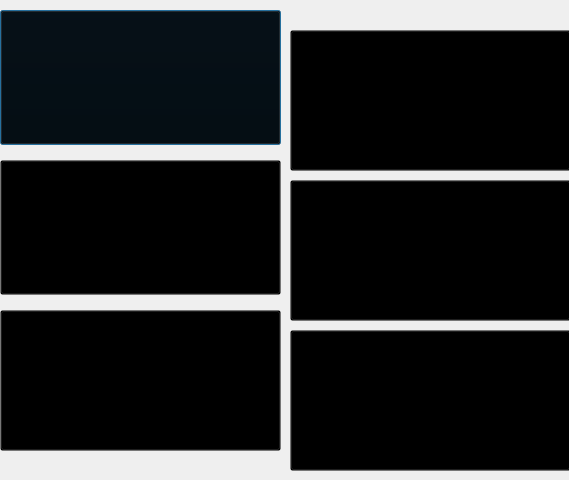
<?xml version="1.0" encoding="UTF-8"?>
<ui version="4.0">
 <class>cambio</class>
 <widget class="QDialog" name="cambio">
  <property name="geometry">
   <rect>
    <x>0</x>
    <y>0</y>
    <width>569</width>
    <height>480</height>
   </rect>
  </property>
  <property name="windowTitle">
   <string>Dialog</string>
  </property>
  <widget class="QLabel" name="fondo">
   <property name="geometry">
    <rect>
     <x>0</x>
     <y>0</y>
     <width>571</width>
     <height>501</height>
    </rect>
   </property>
   <property name="styleSheet">
    <string notr="true">border-image: url(:/files/fondos/fondocambiopok.png);</string>
   </property>
   <property name="text">
    <string/>
   </property>
  </widget>
  <widget class="QLabel" name="pok3">
   <property name="geometry">
    <rect>
     <x>-10</x>
     <y>150</y>
     <width>301</width>
     <height>155</height>
    </rect>
   </property>
   <property name="styleSheet">
    <string notr="true">border-image: url(:/files/combate/poknoselec.png);
background: transparent;</string>
   </property>
   <property name="text">
    <string/>
   </property>
  </widget>
  <widget class="QLabel" name="pok2">
   <property name="geometry">
    <rect>
     <x>280</x>
     <y>17</y>
     <width>301</width>
     <height>161</height>
    </rect>
   </property>
   <property name="styleSheet">
    <string notr="true">border-image: url(:/files/combate/poknoselec.png);
background: transparent;</string>
   </property>
   <property name="text">
    <string/>
   </property>
  </widget>
  <widget class="QLabel" name="pok1">
   <property name="geometry">
    <rect>
     <x>-10</x>
     <y>-5</y>
     <width>301</width>
     <height>161</height>
    </rect>
   </property>
   <property name="styleSheet">
    <string notr="true">background: transparent;
border-image: url(:/files/combate/poknoselec.png);
</string>
   </property>
   <property name="text">
    <string/>
   </property>
  </widget>
  <widget class="QLabel" name="min1">
   <property name="geometry">
    <rect>
     <x>40</x>
     <y>55</y>
     <width>60</width>
     <height>53</height>
    </rect>
   </property>
   <property name="styleSheet">
    <string notr="true">background: transparent;

border-image: url(:/files/pokemon/charizard.png);</string>
   </property>
   <property name="text">
    <string/>
   </property>
  </widget>
  <widget class="QLabel" name="min2">
   <property name="geometry">
    <rect>
     <x>330</x>
     <y>75</y>
     <width>60</width>
     <height>53</height>
    </rect>
   </property>
   <property name="styleSheet">
    <string notr="true">background: transparent;

border-image: url(:/files/combate/vs.png);</string>
   </property>
   <property name="text">
    <string/>
   </property>
  </widget>
  <widget class="QLabel" name="min3">
   <property name="geometry">
    <rect>
     <x>40</x>
     <y>205</y>
     <width>60</width>
     <height>53</height>
    </rect>
   </property>
   <property name="styleSheet">
    <string notr="true">background: transparent;

border-image: url(:/files/combate/vs.png);</string>
   </property>
   <property name="text">
    <string/>
   </property>
  </widget>
  <widget class="QLabel" name="est1">
   <property name="geometry">
    <rect>
     <x>200</x>
     <y>30</y>
     <width>71</width>
     <height>31</height>
    </rect>
   </property>
   <property name="styleSheet">
    <string notr="true">background: transparent;

border-image: url(:/files/estados/CONGELADO.png);</string>
   </property>
   <property name="text">
    <string/>
   </property>
  </widget>
  <widget class="QLabel" name="est2">
   <property name="geometry">
    <rect>
     <x>490</x>
     <y>50</y>
     <width>71</width>
     <height>31</height>
    </rect>
   </property>
   <property name="styleSheet">
    <string notr="true">background: transparent;


border-image: url(:/files/estados/CONGELADO.png);</string>
   </property>
   <property name="text">
    <string/>
   </property>
  </widget>
  <widget class="QLabel" name="est3">
   <property name="geometry">
    <rect>
     <x>200</x>
     <y>180</y>
     <width>71</width>
     <height>31</height>
    </rect>
   </property>
   <property name="styleSheet">
    <string notr="true">background: transparent;


border-image: url(:/files/estados/CONGELADO.png);</string>
   </property>
   <property name="text">
    <string/>
   </property>
  </widget>
  <widget class="QLabel" name="v1">
   <property name="geometry">
    <rect>
     <x>211</x>
     <y>100</y>
     <width>51</width>
     <height>31</height>
    </rect>
   </property>
   <property name="font">
    <font>
     <family>Pokemon Pinball RS</family>
     <pointsize>12</pointsize>
    </font>
   </property>
   <property name="styleSheet">
    <string notr="true">background: transparent;</string>
   </property>
   <property name="text">
    <string>200</string>
   </property>
  </widget>
  <widget class="QLabel" name="v11">
   <property name="geometry">
    <rect>
     <x>129</x>
     <y>100</y>
     <width>51</width>
     <height>31</height>
    </rect>
   </property>
   <property name="font">
    <font>
     <family>Pokemon Pinball RS</family>
     <pointsize>12</pointsize>
    </font>
   </property>
   <property name="styleSheet">
    <string notr="true">background: transparent;</string>
   </property>
   <property name="text">
    <string>3</string>
   </property>
  </widget>
  <widget class="QLabel" name="v2">
   <property name="geometry">
    <rect>
     <x>498</x>
     <y>121</y>
     <width>51</width>
     <height>31</height>
    </rect>
   </property>
   <property name="font">
    <font>
     <family>Pokemon Pinball RS</family>
     <pointsize>12</pointsize>
    </font>
   </property>
   <property name="styleSheet">
    <string notr="true">background: transparent;</string>
   </property>
   <property name="text">
    <string>200</string>
   </property>
  </widget>
  <widget class="QLabel" name="v22">
   <property name="geometry">
    <rect>
     <x>421</x>
     <y>121</y>
     <width>51</width>
     <height>31</height>
    </rect>
   </property>
   <property name="font">
    <font>
     <family>Pokemon Pinball RS</family>
     <pointsize>12</pointsize>
    </font>
   </property>
   <property name="styleSheet">
    <string notr="true">background: transparent;</string>
   </property>
   <property name="text">
    <string>3</string>
   </property>
  </widget>
  <widget class="QLabel" name="v3">
   <property name="geometry">
    <rect>
     <x>210</x>
     <y>250</y>
     <width>51</width>
     <height>31</height>
    </rect>
   </property>
   <property name="font">
    <font>
     <family>Pokemon Pinball RS</family>
     <pointsize>12</pointsize>
    </font>
   </property>
   <property name="styleSheet">
    <string notr="true">background: transparent;</string>
   </property>
   <property name="text">
    <string>200</string>
   </property>
  </widget>
  <widget class="QLabel" name="v33">
   <property name="geometry">
    <rect>
     <x>129</x>
     <y>250</y>
     <width>51</width>
     <height>31</height>
    </rect>
   </property>
   <property name="font">
    <font>
     <family>Pokemon Pinball RS</family>
     <pointsize>12</pointsize>
    </font>
   </property>
   <property name="styleSheet">
    <string notr="true">background: transparent;</string>
   </property>
   <property name="text">
    <string>3</string>
   </property>
  </widget>
  <widget class="QLabel" name="pok4">
   <property name="geometry">
    <rect>
     <x>280</x>
     <y>170</y>
     <width>301</width>
     <height>161</height>
    </rect>
   </property>
   <property name="styleSheet">
    <string notr="true">border-image: url(:/files/combate/poknoselec.png);
background: transparent;</string>
   </property>
   <property name="text">
    <string/>
   </property>
  </widget>
  <widget class="QLabel" name="n1">
   <property name="geometry">
    <rect>
     <x>52</x>
     <y>101</y>
     <width>31</width>
     <height>31</height>
    </rect>
   </property>
   <property name="font">
    <font>
     <family>Pokemon Pinball RS</family>
     <pointsize>12</pointsize>
    </font>
   </property>
   <property name="styleSheet">
    <string notr="true">background: transparent;</string>
   </property>
   <property name="text">
    <string>80</string>
   </property>
  </widget>
  <widget class="QLabel" name="n2">
   <property name="geometry">
    <rect>
     <x>343</x>
     <y>123</y>
     <width>31</width>
     <height>31</height>
    </rect>
   </property>
   <property name="font">
    <font>
     <family>Pokemon Pinball RS</family>
     <pointsize>12</pointsize>
    </font>
   </property>
   <property name="styleSheet">
    <string notr="true">background: transparent;</string>
   </property>
   <property name="text">
    <string>80</string>
   </property>
  </widget>
  <widget class="QLabel" name="n3">
   <property name="geometry">
    <rect>
     <x>52</x>
     <y>251</y>
     <width>31</width>
     <height>31</height>
    </rect>
   </property>
   <property name="font">
    <font>
     <family>Pokemon Pinball RS</family>
     <pointsize>12</pointsize>
    </font>
   </property>
   <property name="styleSheet">
    <string notr="true">background: transparent;</string>
   </property>
   <property name="text">
    <string>80</string>
   </property>
  </widget>
  <widget class="QLabel" name="n4">
   <property name="geometry">
    <rect>
     <x>343</x>
     <y>276</y>
     <width>31</width>
     <height>31</height>
    </rect>
   </property>
   <property name="font">
    <font>
     <family>Pokemon Pinball RS</family>
     <pointsize>12</pointsize>
    </font>
   </property>
   <property name="styleSheet">
    <string notr="true">background: transparent;</string>
   </property>
   <property name="text">
    <string>80</string>
   </property>
  </widget>
  <widget class="QLabel" name="est4">
   <property name="geometry">
    <rect>
     <x>490</x>
     <y>200</y>
     <width>71</width>
     <height>31</height>
    </rect>
   </property>
   <property name="styleSheet">
    <string notr="true">background: transparent;


border-image: url(:/files/estados/CONGELADO.png);</string>
   </property>
   <property name="text">
    <string/>
   </property>
  </widget>
  <widget class="QLabel" name="v44">
   <property name="geometry">
    <rect>
     <x>421</x>
     <y>275</y>
     <width>51</width>
     <height>31</height>
    </rect>
   </property>
   <property name="font">
    <font>
     <family>Pokemon Pinball RS</family>
     <pointsize>12</pointsize>
    </font>
   </property>
   <property name="styleSheet">
    <string notr="true">background: transparent;</string>
   </property>
   <property name="text">
    <string>3</string>
   </property>
  </widget>
  <widget class="QLabel" name="vida4">
   <property name="geometry">
    <rect>
     <x>425</x>
     <y>240</y>
     <width>115</width>
     <height>31</height>
    </rect>
   </property>
   <property name="styleSheet">
    <string notr="true">background: transparent;
border-image: url(:/files/combate/verde.png);</string>
   </property>
   <property name="text">
    <string/>
   </property>
  </widget>
  <widget class="QLabel" name="min4">
   <property name="geometry">
    <rect>
     <x>330</x>
     <y>225</y>
     <width>60</width>
     <height>53</height>
    </rect>
   </property>
   <property name="styleSheet">
    <string notr="true">background: transparent;

border-image: url(:/files/combate/vs.png);</string>
   </property>
   <property name="text">
    <string/>
   </property>
  </widget>
  <widget class="QLabel" name="pok5">
   <property name="geometry">
    <rect>
     <x>-10</x>
     <y>300</y>
     <width>301</width>
     <height>161</height>
    </rect>
   </property>
   <property name="styleSheet">
    <string notr="true">border-image: url(:/files/combate/poknoselec.png);
background: transparent;</string>
   </property>
   <property name="text">
    <string/>
   </property>
  </widget>
  <widget class="QLabel" name="pok6">
   <property name="geometry">
    <rect>
     <x>280</x>
     <y>320</y>
     <width>301</width>
     <height>161</height>
    </rect>
   </property>
   <property name="styleSheet">
    <string notr="true">border-image: url(:/files/combate/poknoselec.png);
background: transparent;</string>
   </property>
   <property name="text">
    <string/>
   </property>
  </widget>
  <widget class="QLabel" name="min5">
   <property name="geometry">
    <rect>
     <x>40</x>
     <y>355</y>
     <width>60</width>
     <height>53</height>
    </rect>
   </property>
   <property name="styleSheet">
    <string notr="true">background: transparent;

border-image: url(:/files/combate/vs.png);</string>
   </property>
   <property name="text">
    <string/>
   </property>
  </widget>
  <widget class="QLabel" name="min6">
   <property name="geometry">
    <rect>
     <x>330</x>
     <y>375</y>
     <width>60</width>
     <height>53</height>
    </rect>
   </property>
   <property name="styleSheet">
    <string notr="true">background: transparent;

border-image: url(:/files/combate/vs.png);</string>
   </property>
   <property name="text">
    <string/>
   </property>
  </widget>
  <widget class="QLabel" name="v4">
   <property name="geometry">
    <rect>
     <x>498</x>
     <y>275</y>
     <width>51</width>
     <height>31</height>
    </rect>
   </property>
   <property name="font">
    <font>
     <family>Pokemon Pinball RS</family>
     <pointsize>12</pointsize>
    </font>
   </property>
   <property name="styleSheet">
    <string notr="true">background: transparent;</string>
   </property>
   <property name="text">
    <string>200</string>
   </property>
  </widget>
  <widget class="QLabel" name="v6">
   <property name="geometry">
    <rect>
     <x>498</x>
     <y>424</y>
     <width>51</width>
     <height>31</height>
    </rect>
   </property>
   <property name="font">
    <font>
     <family>Pokemon Pinball RS</family>
     <pointsize>12</pointsize>
    </font>
   </property>
   <property name="styleSheet">
    <string notr="true">background: transparent;</string>
   </property>
   <property name="text">
    <string>200</string>
   </property>
  </widget>
  <widget class="QLabel" name="v5">
   <property name="geometry">
    <rect>
     <x>210</x>
     <y>405</y>
     <width>51</width>
     <height>31</height>
    </rect>
   </property>
   <property name="font">
    <font>
     <family>Pokemon Pinball RS</family>
     <pointsize>12</pointsize>
    </font>
   </property>
   <property name="styleSheet">
    <string notr="true">background: transparent;</string>
   </property>
   <property name="text">
    <string>200</string>
   </property>
  </widget>
  <widget class="QLabel" name="v55">
   <property name="geometry">
    <rect>
     <x>129</x>
     <y>405</y>
     <width>51</width>
     <height>31</height>
    </rect>
   </property>
   <property name="font">
    <font>
     <family>Pokemon Pinball RS</family>
     <pointsize>12</pointsize>
    </font>
   </property>
   <property name="styleSheet">
    <string notr="true">background: transparent;</string>
   </property>
   <property name="text">
    <string>3</string>
   </property>
  </widget>
  <widget class="QLabel" name="v66">
   <property name="geometry">
    <rect>
     <x>421</x>
     <y>424</y>
     <width>51</width>
     <height>31</height>
    </rect>
   </property>
   <property name="font">
    <font>
     <family>Pokemon Pinball RS</family>
     <pointsize>12</pointsize>
    </font>
   </property>
   <property name="styleSheet">
    <string notr="true">background: transparent;</string>
   </property>
   <property name="text">
    <string>3</string>
   </property>
  </widget>
  <widget class="QLabel" name="vida6">
   <property name="geometry">
    <rect>
     <x>425</x>
     <y>390</y>
     <width>115</width>
     <height>31</height>
    </rect>
   </property>
   <property name="styleSheet">
    <string notr="true">background: transparent;
border-image: url(:/files/combate/verde.png);</string>
   </property>
   <property name="text">
    <string/>
   </property>
  </widget>
  <widget class="QLabel" name="vida2">
   <property name="geometry">
    <rect>
     <x>425</x>
     <y>90</y>
     <width>115</width>
     <height>31</height>
    </rect>
   </property>
   <property name="styleSheet">
    <string notr="true">background: transparent;
border-image: url(:/files/combate/verde.png);</string>
   </property>
   <property name="text">
    <string/>
   </property>
  </widget>
  <widget class="QLabel" name="vida1">
   <property name="geometry">
    <rect>
     <x>137</x>
     <y>70</y>
     <width>115</width>
     <height>31</height>
    </rect>
   </property>
   <property name="styleSheet">
    <string notr="true">background: transparent;
border-image: url(:/files/combate/verde.png);</string>
   </property>
   <property name="text">
    <string/>
   </property>
  </widget>
  <widget class="QLabel" name="vida3">
   <property name="geometry">
    <rect>
     <x>137</x>
     <y>220</y>
     <width>115</width>
     <height>31</height>
    </rect>
   </property>
   <property name="styleSheet">
    <string notr="true">background: transparent;
border-image: url(:/files/combate/verde.png);</string>
   </property>
   <property name="text">
    <string/>
   </property>
  </widget>
  <widget class="QLabel" name="vida5">
   <property name="geometry">
    <rect>
     <x>137</x>
     <y>370</y>
     <width>115</width>
     <height>31</height>
    </rect>
   </property>
   <property name="styleSheet">
    <string notr="true">background: transparent;
border-image: url(:/files/combate/verde.png);</string>
   </property>
   <property name="text">
    <string/>
   </property>
  </widget>
  <widget class="QLabel" name="n5">
   <property name="geometry">
    <rect>
     <x>52</x>
     <y>406</y>
     <width>31</width>
     <height>31</height>
    </rect>
   </property>
   <property name="font">
    <font>
     <family>Pokemon Pinball RS</family>
     <pointsize>12</pointsize>
    </font>
   </property>
   <property name="styleSheet">
    <string notr="true">background: transparent;</string>
   </property>
   <property name="text">
    <string>80</string>
   </property>
  </widget>
  <widget class="QLabel" name="n6">
   <property name="geometry">
    <rect>
     <x>343</x>
     <y>426</y>
     <width>31</width>
     <height>31</height>
    </rect>
   </property>
   <property name="font">
    <font>
     <family>Pokemon Pinball RS</family>
     <pointsize>12</pointsize>
    </font>
   </property>
   <property name="styleSheet">
    <string notr="true">background: transparent;</string>
   </property>
   <property name="text">
    <string>80</string>
   </property>
  </widget>
  <widget class="QLabel" name="est6">
   <property name="geometry">
    <rect>
     <x>490</x>
     <y>350</y>
     <width>71</width>
     <height>31</height>
    </rect>
   </property>
   <property name="styleSheet">
    <string notr="true">background: transparent;


border-image: url(:/files/estados/CONGELADO.png);</string>
   </property>
   <property name="text">
    <string/>
   </property>
  </widget>
  <widget class="QLabel" name="est5">
   <property name="geometry">
    <rect>
     <x>200</x>
     <y>330</y>
     <width>71</width>
     <height>31</height>
    </rect>
   </property>
   <property name="styleSheet">
    <string notr="true">background: transparent;


border-image: url(:/files/estados/CONGELADO.png);</string>
   </property>
   <property name="text">
    <string/>
   </property>
  </widget>
  <widget class="QLabel" name="nombre1">
   <property name="geometry">
    <rect>
     <x>70</x>
     <y>30</y>
     <width>111</width>
     <height>21</height>
    </rect>
   </property>
   <property name="font">
    <font>
     <family>Pokemon Pinball RS</family>
     <pointsize>12</pointsize>
    </font>
   </property>
   <property name="styleSheet">
    <string notr="true">background: transparent;</string>
   </property>
   <property name="text">
    <string>Abomasnow</string>
   </property>
  </widget>
  <widget class="QLabel" name="nombre3">
   <property name="geometry">
    <rect>
     <x>70</x>
     <y>180</y>
     <width>111</width>
     <height>21</height>
    </rect>
   </property>
   <property name="font">
    <font>
     <family>Pokemon Pinball RS</family>
     <pointsize>12</pointsize>
    </font>
   </property>
   <property name="styleSheet">
    <string notr="true">background: transparent;</string>
   </property>
   <property name="text">
    <string>Abomasnow</string>
   </property>
  </widget>
  <widget class="QLabel" name="nombre5">
   <property name="geometry">
    <rect>
     <x>70</x>
     <y>330</y>
     <width>111</width>
     <height>21</height>
    </rect>
   </property>
   <property name="font">
    <font>
     <family>Pokemon Pinball RS</family>
     <pointsize>12</pointsize>
    </font>
   </property>
   <property name="styleSheet">
    <string notr="true">background: transparent;</string>
   </property>
   <property name="text">
    <string>Abomasnow</string>
   </property>
  </widget>
  <widget class="QLabel" name="nombre2">
   <property name="geometry">
    <rect>
     <x>360</x>
     <y>50</y>
     <width>111</width>
     <height>21</height>
    </rect>
   </property>
   <property name="font">
    <font>
     <family>Pokemon Pinball RS</family>
     <pointsize>12</pointsize>
    </font>
   </property>
   <property name="styleSheet">
    <string notr="true">background: transparent;</string>
   </property>
   <property name="text">
    <string>Abomasnow</string>
   </property>
  </widget>
  <widget class="QLabel" name="nombre4">
   <property name="geometry">
    <rect>
     <x>360</x>
     <y>200</y>
     <width>111</width>
     <height>21</height>
    </rect>
   </property>
   <property name="font">
    <font>
     <family>Pokemon Pinball RS</family>
     <pointsize>12</pointsize>
    </font>
   </property>
   <property name="styleSheet">
    <string notr="true">background: transparent;</string>
   </property>
   <property name="text">
    <string>Abomasnow</string>
   </property>
  </widget>
  <widget class="QLabel" name="nombre6">
   <property name="geometry">
    <rect>
     <x>360</x>
     <y>350</y>
     <width>111</width>
     <height>21</height>
    </rect>
   </property>
   <property name="font">
    <font>
     <family>Pokemon Pinball RS</family>
     <pointsize>12</pointsize>
    </font>
   </property>
   <property name="styleSheet">
    <string notr="true">background: transparent;</string>
   </property>
   <property name="text">
    <string>Abomasnow</string>
   </property>
  </widget>
  <widget class="QPushButton" name="btn1">
   <property name="geometry">
    <rect>
     <x>0</x>
     <y>10</y>
     <width>281</width>
     <height>135</height>
    </rect>
   </property>
   <property name="styleSheet">
    <string notr="true">background: transparent;</string>
   </property>
   <property name="text">
    <string/>
   </property>
  </widget>
  <widget class="QPushButton" name="btn2">
   <property name="geometry">
    <rect>
     <x>290</x>
     <y>30</y>
     <width>281</width>
     <height>141</height>
    </rect>
   </property>
   <property name="styleSheet">
    <string notr="true">background: transparent;</string>
   </property>
   <property name="text">
    <string/>
   </property>
  </widget>
  <widget class="QPushButton" name="btn3">
   <property name="geometry">
    <rect>
     <x>0</x>
     <y>160</y>
     <width>281</width>
     <height>135</height>
    </rect>
   </property>
   <property name="styleSheet">
    <string notr="true">background: transparent;</string>
   </property>
   <property name="text">
    <string/>
   </property>
  </widget>
  <widget class="QPushButton" name="btn4">
   <property name="geometry">
    <rect>
     <x>290</x>
     <y>180</y>
     <width>281</width>
     <height>141</height>
    </rect>
   </property>
   <property name="styleSheet">
    <string notr="true">background: transparent;</string>
   </property>
   <property name="text">
    <string/>
   </property>
  </widget>
  <widget class="QPushButton" name="btn6">
   <property name="geometry">
    <rect>
     <x>290</x>
     <y>330</y>
     <width>281</width>
     <height>141</height>
    </rect>
   </property>
   <property name="styleSheet">
    <string notr="true">background: transparent;</string>
   </property>
   <property name="text">
    <string/>
   </property>
  </widget>
  <widget class="QPushButton" name="btn5">
   <property name="geometry">
    <rect>
     <x>0</x>
     <y>310</y>
     <width>281</width>
     <height>141</height>
    </rect>
   </property>
   <property name="styleSheet">
    <string notr="true">background: transparent;</string>
   </property>
   <property name="text">
    <string/>
   </property>
  </widget>
  <widget class="QLabel" name="vida6_fondo">
   <property name="geometry">
    <rect>
     <x>418</x>
     <y>393</y>
     <width>130</width>
     <height>31</height>
    </rect>
   </property>
   <property name="styleSheet">
    <string notr="true">background: black;</string>
   </property>
   <property name="text">
    <string/>
   </property>
  </widget>
  <widget class="QLabel" name="vida3_fondo">
   <property name="geometry">
    <rect>
     <x>130</x>
     <y>220</y>
     <width>130</width>
     <height>31</height>
    </rect>
   </property>
   <property name="styleSheet">
    <string notr="true">background: black;</string>
   </property>
   <property name="text">
    <string/>
   </property>
  </widget>
  <widget class="QLabel" name="vida4_fondo">
   <property name="geometry">
    <rect>
     <x>418</x>
     <y>244</y>
     <width>130</width>
     <height>31</height>
    </rect>
   </property>
   <property name="styleSheet">
    <string notr="true">background: black;</string>
   </property>
   <property name="text">
    <string/>
   </property>
  </widget>
  <widget class="QLabel" name="vida5_fondo">
   <property name="geometry">
    <rect>
     <x>130</x>
     <y>374</y>
     <width>130</width>
     <height>31</height>
    </rect>
   </property>
   <property name="styleSheet">
    <string notr="true">background: black;</string>
   </property>
   <property name="text">
    <string/>
   </property>
  </widget>
  <widget class="QLabel" name="vida2_fondo">
   <property name="geometry">
    <rect>
     <x>418</x>
     <y>91</y>
     <width>130</width>
     <height>31</height>
    </rect>
   </property>
   <property name="styleSheet">
    <string notr="true">background: black;</string>
   </property>
   <property name="text">
    <string/>
   </property>
  </widget>
  <widget class="QLabel" name="vida1_fondo">
   <property name="geometry">
    <rect>
     <x>130</x>
     <y>70</y>
     <width>130</width>
     <height>31</height>
    </rect>
   </property>
   <property name="styleSheet">
    <string notr="true">background: black;</string>
   </property>
   <property name="text">
    <string/>
   </property>
  </widget>
  <zorder>fondo</zorder>
  <zorder>vida5_fondo</zorder>
  <zorder>vida1_fondo</zorder>
  <zorder>vida6_fondo</zorder>
  <zorder>vida4_fondo</zorder>
  <zorder>vida3_fondo</zorder>
  <zorder>vida2_fondo</zorder>
  <zorder>vida6</zorder>
  <zorder>vida5</zorder>
  <zorder>vida4</zorder>
  <zorder>vida3</zorder>
  <zorder>vida2</zorder>
  <zorder>vida1</zorder>
  <zorder>pok3</zorder>
  <zorder>pok2</zorder>
  <zorder>pok1</zorder>
  <zorder>min1</zorder>
  <zorder>min2</zorder>
  <zorder>min3</zorder>
  <zorder>est1</zorder>
  <zorder>est2</zorder>
  <zorder>est3</zorder>
  <zorder>v1</zorder>
  <zorder>v11</zorder>
  <zorder>v2</zorder>
  <zorder>v22</zorder>
  <zorder>v3</zorder>
  <zorder>v33</zorder>
  <zorder>pok4</zorder>
  <zorder>n1</zorder>
  <zorder>n2</zorder>
  <zorder>n3</zorder>
  <zorder>n4</zorder>
  <zorder>est4</zorder>
  <zorder>v44</zorder>
  <zorder>min4</zorder>
  <zorder>pok5</zorder>
  <zorder>pok6</zorder>
  <zorder>min5</zorder>
  <zorder>min6</zorder>
  <zorder>v4</zorder>
  <zorder>v6</zorder>
  <zorder>v5</zorder>
  <zorder>v55</zorder>
  <zorder>v66</zorder>
  <zorder>n5</zorder>
  <zorder>n6</zorder>
  <zorder>est6</zorder>
  <zorder>est5</zorder>
  <zorder>nombre1</zorder>
  <zorder>nombre3</zorder>
  <zorder>nombre5</zorder>
  <zorder>nombre2</zorder>
  <zorder>nombre4</zorder>
  <zorder>nombre6</zorder>
  <zorder>btn4</zorder>
  <zorder>btn1</zorder>
  <zorder>btn5</zorder>
  <zorder>btn2</zorder>
  <zorder>btn6</zorder>
  <zorder>btn3</zorder>
 </widget>
 <resources/>
 <connections/>
</ui>
